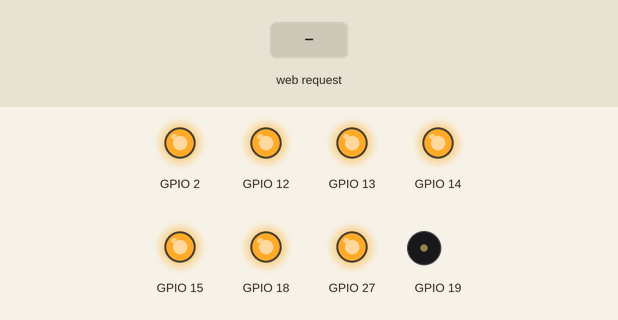
The sketch below on a simulated ESP32. On the bench: output pins drawn as LEDs (lit = HIGH), buzzer (waves = sounding). The inputs (shaded band) are chosen by the test bench. What the sketch prints to the serial monitor is not drawn.

Above: at 1.2 s.
1.3 s: HTTP request GET /led_on received
At 2.5 s:
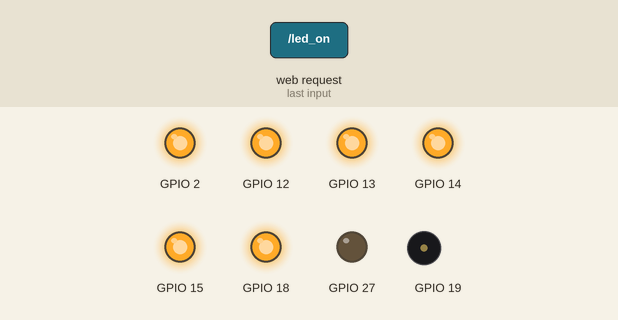
2.8 s: HTTP request GET /red received
At 3.6 s:
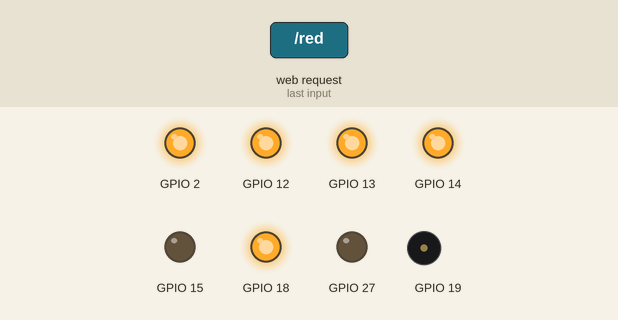
4.3 s: HTTP request GET /led_off received
At 4.8 s:
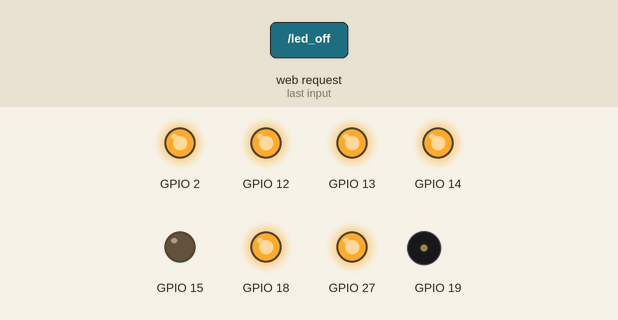
5.8 s: HTTP request GET /green received
At 7.0 s:
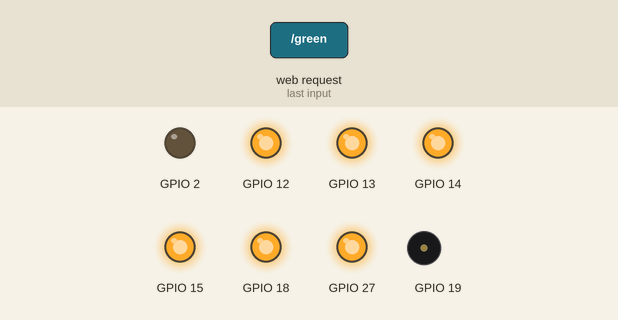
7.3 s: HTTP request GET /blue received
At 8.3 s:
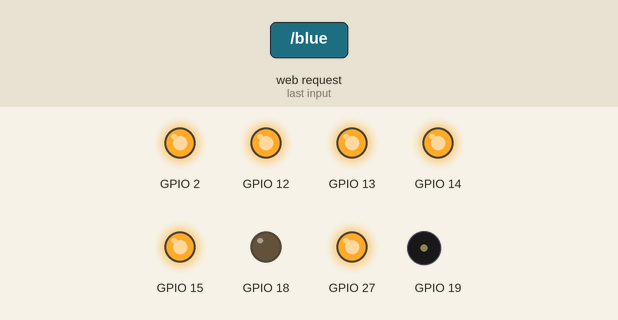
8.8 s: HTTP request GET /beep received
At 8.87 s:
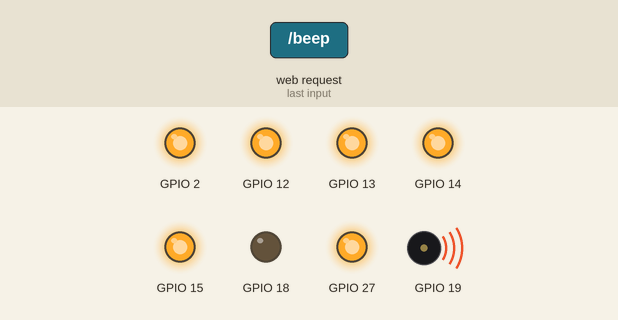
Timing chart, 0 to 11.4 s (numbered marks = the images above; inputs shaded):
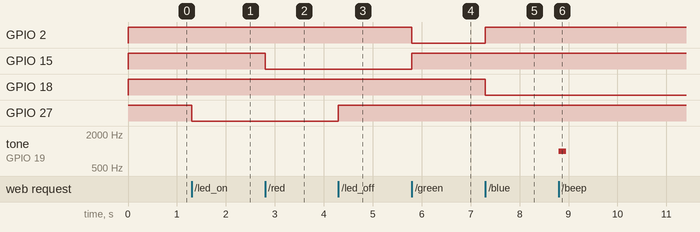

Measured:
- after the input at 1.3 s, GPIO 27: HIGH → LOW at once
- after the input at 2.8 s, GPIO 15: HIGH → LOW at once
- after the input at 4.3 s, GPIO 27: LOW → HIGH at once
- after the input at 5.8 s, GPIO 2: HIGH → LOW at once; GPIO 15: LOW → HIGH at once
- after the input at 7.3 s, GPIO 2: LOW → HIGH at once; GPIO 18: HIGH → LOW at once
- after the input at 8.8 s, tone on GPIO 19: silent → 1000 Hz at once, → silent 0.15 s later

The sketch:

Ardu8_BBL_ESP32_09_WiFi_WebControl.ino
```cpp
#include "WiFi.h"
#include "ESPAsyncWebServer.h"
String page = "";
const char* ssid = "Kiber-ESP32";
const char* password = "12345678";
AsyncWebServer asyncServer(80);
void setup() {
  	board_init();
  	Serial.begin(115200);
  	page = String("<!DOCTYPE html><html><head><meta charset=\"utf-8\"><meta name=\"viewport\" content=\"width=device-width,initial-scale=1\"><title>Кибернетический</title><style>body{font-family:sans-serif;text-align:center;background:#f4f4f4}a{display:inline-block;margin:6px;padding:14px 22px;border-radius:10px;color:#fff;text-decoration:none;font-size:18px}.r{background:#d33}.g{background:#2a2}.b{background:#36c}.k{background:#555}.y{background:#c80}</style></head><body><h2>Робототехнический контроллер «Кибернетический»</h2><p>ESP32: светодиоды и пищалка</p><p><a class=\"y\" href=\"/led_on\">LED1 вкл</a><a class=\"k\" href=\"/led_off\">LED1 выкл</a></p><p><a class=\"r\" href=\"/red\">Красный</a><a class=\"g\" href=\"/green\">Зелёный</a><a class=\"b\" href=\"/blue\">Синий</a><a class=\"k\" href=\"/rgb_off\">RGB выкл</a></p><p><a class=\"y\" href=\"/beep\">Бип</a></p></body></html>");
  	WiFi.softAP("Kiber-ESP32", "12345678");
  	asyncServer.on("/", HTTP_GET, [](AsyncWebServerRequest *request) {
    request->send(200, "text/html", (String)page);});
  	asyncServer.on("/led_on", HTTP_GET, [](AsyncWebServerRequest *request) {
    	digitalWrite(27, LOW);
    request->send(200, "text/html", (String)page);});
  	asyncServer.on("/led_off", HTTP_GET, [](AsyncWebServerRequest *request) {
    	digitalWrite(27, HIGH);
    request->send(200, "text/html", (String)page);});
  	asyncServer.on("/red", HTTP_GET, [](AsyncWebServerRequest *request) {
    	digitalWrite(15, LOW);
    	digitalWrite(2, HIGH);
    	digitalWrite(18, HIGH);
    request->send(200, "text/html", (String)page);});
  	asyncServer.on("/green", HTTP_GET, [](AsyncWebServerRequest *request) {
    	digitalWrite(15, HIGH);
    	digitalWrite(2, LOW);
    	digitalWrite(18, HIGH);
    request->send(200, "text/html", (String)page);});
  	asyncServer.on("/blue", HTTP_GET, [](AsyncWebServerRequest *request) {
    	digitalWrite(15, HIGH);
    	digitalWrite(2, HIGH);
    	digitalWrite(18, LOW);
    request->send(200, "text/html", (String)page);});
  	asyncServer.on("/rgb_off", HTTP_GET, [](AsyncWebServerRequest *request) {
    	digitalWrite(15, HIGH);
    	digitalWrite(2, HIGH);
    	digitalWrite(18, HIGH);
    request->send(200, "text/html", (String)page);});
  	asyncServer.on("/beep", HTTP_GET, [](AsyncWebServerRequest *request) {
    	tone(19, 1000, 150);
    request->send(200, "text/html", (String)page);});
  	asyncServer.begin();
  	Serial.println("Подключитесь к Wi-Fi Kiber-ESP32 (пароль 12345678) и откройте http://192.168.4.1");
}
void loop() {
  	delay(1000);
}

void board_init() {
  	pinMode(34, INPUT);
  	pinMode(35, INPUT);
  	pinMode(25, INPUT);
  	pinMode(26, INPUT);
  	pinMode(27, OUTPUT);
  	pinMode(14, OUTPUT);
  	pinMode(12, OUTPUT);
  	pinMode(13, OUTPUT);
  	pinMode(15, OUTPUT);
  	pinMode(2, OUTPUT);
  	pinMode(18, OUTPUT);
  	pinMode(19, OUTPUT);
  	leds_off();
}

void leds_off() {
  	digitalWrite(27, HIGH);
  	digitalWrite(14, HIGH);
  	digitalWrite(12, HIGH);
  	digitalWrite(13, HIGH);
  	digitalWrite(15, HIGH);
  	digitalWrite(2, HIGH);
  	digitalWrite(18, HIGH);
}
```
